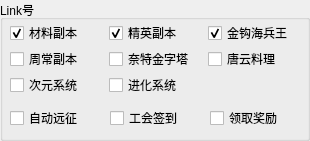
     <widget class="QGroupBox" name="groupBox_15">
      <property name="geometry">
       <rect>
        <x>325</x>
        <y>510</y>
        <width>310</width>
        <height>141</height>
       </rect>
      </property>
      <property name="title">
       <string>Link号</string>
      </property>
      <widget class="QCheckBox" name="LINK_DAILY_CY_3">
       <property name="geometry">
        <rect>
         <x>10</x>
         <y>110</y>
         <width>71</width>
         <height>16</height>
        </rect>
       </property>
       <property name="font">
        <font>
         <family>宋体</family>
         <weight>50</weight>
         <bold>false</bold>
        </font>
       </property>
       <property name="cursor">
        <cursorShape>PointingHandCursor</cursorShape>
       </property>
       <property name="text">
        <string>自动远征</string>
       </property>
       <property name="checked">
        <bool>false</bool>
       </property>
       <property name="tristate">
        <bool>false</bool>
       </property>
      </widget>
      <widget class="QCheckBox" name="checkBox_15">
       <property name="geometry">
        <rect>
         <x>110</x>
         <y>110</y>
         <width>71</width>
         <height>16</height>
        </rect>
       </property>
       <property name="font">
        <font>
         <family>宋体</family>
        </font>
       </property>
       <property name="text">
        <string>工会签到</string>
       </property>
      </widget>
      <widget class="QCheckBox" name="checkBox_16">
       <property name="geometry">
        <rect>
         <x>210</x>
         <y>110</y>
         <width>71</width>
         <height>16</height>
        </rect>
       </property>
       <property name="font">
        <font>
         <family>宋体</family>
        </font>
       </property>
       <property name="text">
        <string>领取奖励</string>
       </property>
      </widget>
      <widget class="QCheckBox" name="LINK_DAILY_JY_2">
       <property name="geometry">
        <rect>
         <x>109</x>
         <y>25</y>
         <width>71</width>
         <height>16</height>
        </rect>
       </property>
       <property name="font">
        <font>
         <family>宋体</family>
         <weight>50</weight>
         <bold>false</bold>
        </font>
       </property>
       <property name="cursor">
        <cursorShape>PointingHandCursor</cursorShape>
       </property>
       <property name="text">
        <string>精英副本</string>
       </property>
       <property name="checked">
        <bool>true</bool>
       </property>
       <property name="tristate">
        <bool>false</bool>
       </property>
      </widget>
      <widget class="QCheckBox" name="linkDailyCL_2">
       <property name="geometry">
        <rect>
         <x>10</x>
         <y>25</y>
         <width>71</width>
         <height>16</height>
        </rect>
       </property>
       <property name="font">
        <font>
         <family>宋体</family>
         <weight>50</weight>
         <bold>false</bold>
        </font>
       </property>
       <property name="cursor">
        <cursorShape>PointingHandCursor</cursorShape>
       </property>
       <property name="text">
        <string>材料副本</string>
       </property>
       <property name="checked">
        <bool>true</bool>
       </property>
       <property name="tristate">
        <bool>false</bool>
       </property>
      </widget>
      <widget class="QCheckBox" name="LINK_DAILY_JG_2">
       <property name="geometry">
        <rect>
         <x>208</x>
         <y>25</y>
         <width>83</width>
         <height>16</height>
        </rect>
       </property>
       <property name="font">
        <font>
         <family>宋体</family>
         <weight>50</weight>
         <bold>false</bold>
        </font>
       </property>
       <property name="cursor">
        <cursorShape>PointingHandCursor</cursorShape>
       </property>
       <property name="text">
        <string>金钩海兵王</string>
       </property>
       <property name="checked">
        <bool>true</bool>
       </property>
       <property name="tristate">
        <bool>false</bool>
       </property>
      </widget>
      <widget class="QCheckBox" name="LINK_DAILY_ZC_2">
       <property name="geometry">
        <rect>
         <x>10</x>
         <y>51</y>
         <width>71</width>
         <height>16</height>
        </rect>
       </property>
       <property name="font">
        <font>
         <family>宋体</family>
         <weight>50</weight>
         <bold>false</bold>
        </font>
       </property>
       <property name="cursor">
        <cursorShape>PointingHandCursor</cursorShape>
       </property>
       <property name="text">
        <string>周常副本</string>
       </property>
       <property name="checked">
        <bool>false</bool>
       </property>
       <property name="tristate">
        <bool>false</bool>
       </property>
      </widget>
      <widget class="QCheckBox" name="LINK_DAILY_JZT_2">
       <property name="geometry">
        <rect>
         <x>109</x>
         <y>51</y>
         <width>83</width>
         <height>16</height>
        </rect>
       </property>
       <property name="font">
        <font>
         <family>宋体</family>
         <weight>50</weight>
         <bold>false</bold>
        </font>
       </property>
       <property name="cursor">
        <cursorShape>PointingHandCursor</cursorShape>
       </property>
       <property name="text">
        <string>奈特金字塔</string>
       </property>
       <property name="checked">
        <bool>false</bool>
       </property>
       <property name="tristate">
        <bool>false</bool>
       </property>
      </widget>
      <widget class="QCheckBox" name="LINK_DAILY_TY_2">
       <property name="geometry">
        <rect>
         <x>208</x>
         <y>51</y>
         <width>71</width>
         <height>16</height>
        </rect>
       </property>
       <property name="font">
        <font>
         <family>宋体</family>
         <weight>50</weight>
         <bold>false</bold>
        </font>
       </property>
       <property name="cursor">
        <cursorShape>PointingHandCursor</cursorShape>
       </property>
       <property name="text">
        <string>唐云料理</string>
       </property>
       <property name="checked">
        <bool>false</bool>
       </property>
       <property name="tristate">
        <bool>false</bool>
       </property>
      </widget>
      <widget class="QCheckBox" name="LINK_DAILY_CY_2">
       <property name="geometry">
        <rect>
         <x>10</x>
         <y>77</y>
         <width>71</width>
         <height>16</height>
        </rect>
       </property>
       <property name="font">
        <font>
         <family>宋体</family>
         <weight>50</weight>
         <bold>false</bold>
        </font>
       </property>
       <property name="cursor">
        <cursorShape>PointingHandCursor</cursorShape>
       </property>
       <property name="text">
        <string>次元系统</string>
       </property>
       <property name="checked">
        <bool>false</bool>
       </property>
       <property name="tristate">
        <bool>false</bool>
       </property>
      </widget>
      <widget class="QCheckBox" name="LINK_DAILY_JH_2">
       <property name="geometry">
        <rect>
         <x>109</x>
         <y>77</y>
         <width>71</width>
         <height>16</height>
        </rect>
       </property>
       <property name="font">
        <font>
         <family>宋体</family>
         <weight>50</weight>
         <bold>false</bold>
        </font>
       </property>
       <property name="cursor">
        <cursorShape>PointingHandCursor</cursorShape>
       </property>
       <property name="text">
        <string>进化系统</string>
       </property>
       <property name="checked">
        <bool>false</bool>
       </property>
       <property name="tristate">
        <bool>false</bool>
       </property>
      </widget>
     </widget>
